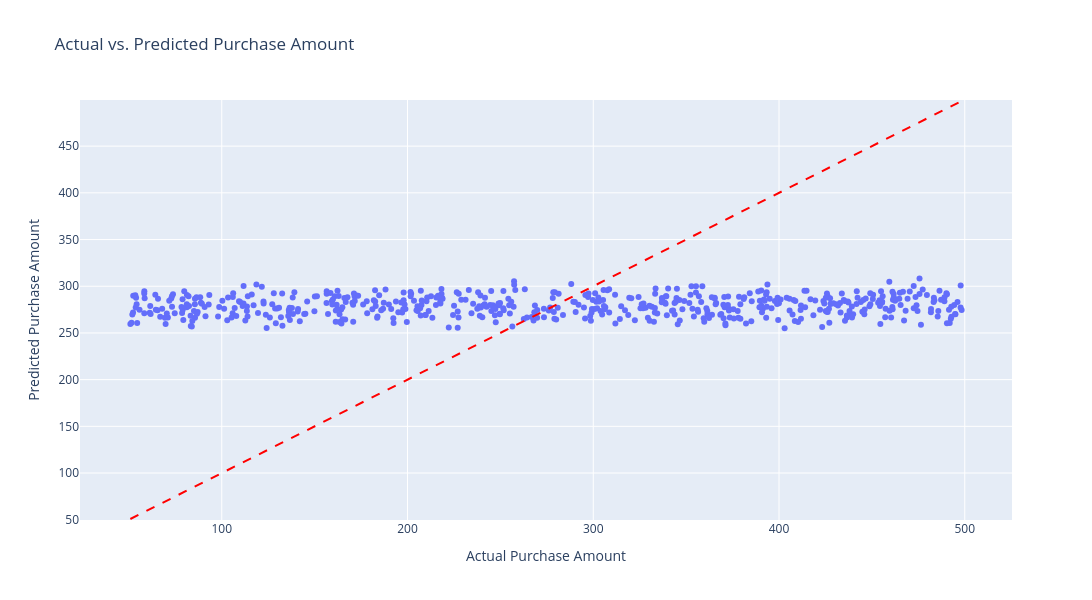

Notebook source saved alongside this figure:
### Code cell
# Scatter plot of actual vs. predicted Purchase Amount
fig = px.scatter(x=df['Purchase_Amount'], y=projections, 
                 labels={'x': 'Actual Purchase Amount', 'y': 'Predicted Purchase Amount'},
                 title='Actual vs. Predicted Purchase Amount')
# Adding a regression line for reference
fig.add_shape(type='line',
              x0=df['Purchase_Amount'].min(), y0=df['Purchase_Amount'].min(),
              x1=df['Purchase_Amount'].max(), y1=df['Purchase_Amount'].max(),
              line=dict(color='Red', dash='dash'))

fig.update_layout(width=1200, height=600)

### Figure 1 — Plotly figure (JSON) as saved in the notebook; plotly's stock layout.template omitted (floating-point values rounded to 4 significant figures; data arrays with more than 128 entries replaced by an {"elided": "..."} marker saying what was removed)
{"data": [{"hovertemplate": "Actual Purchase Amount=%{x}<br>Predicted Purchase Amount=%{y}<extra></extra>", "legendgroup": "", "marker": {"color": "#636efa", "symbol": "circle"}, "mode": "markers", "name": "", "orientation": "v", "showlegend": false, "type": "scatter", "x": {"elided": "564 float values"}, "xaxis": "x", "y": {"elided": "564 float values"}, "yaxis": "y"}], "layout": {"height": 600, "legend": {"tracegroupgap": 0}, "shapes": [{"line": {"color": "Red", "dash": "dash"}, "type": "line", "x0": 50.79, "x1": 498.3, "y0": 50.79, "y1": 498.3}], "title": {"text": "Actual vs. Predicted Purchase Amount"}, "width": 1200, "xaxis": {"anchor": "y", "domain": [0, 1], "title": {"text": "Actual Purchase Amount"}}, "yaxis": {"anchor": "x", "domain": [0, 1], "title": {"text": "Predicted Purchase Amount"}}}}
